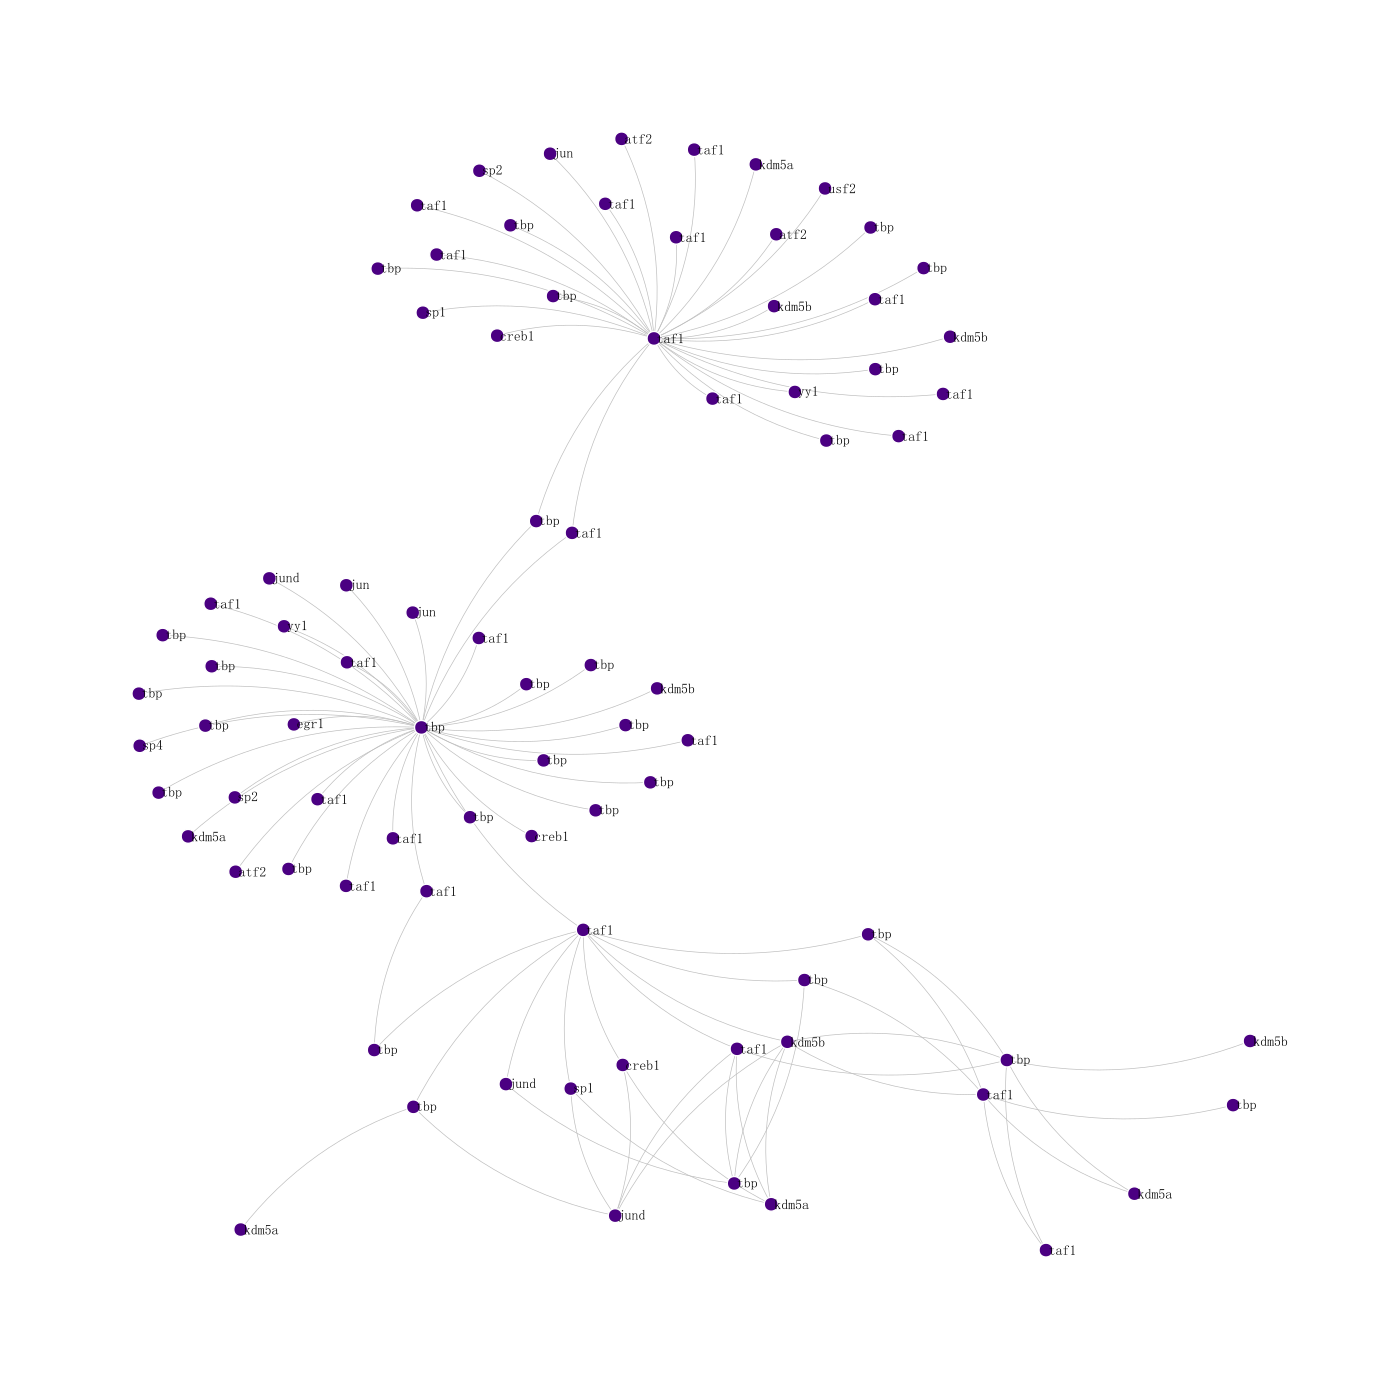

Write Python code to recreate this figure.
import pandas as pd
import numpy as np
import matplotlib.pyplot as plt
import matplotlib as mpl
# import torch as th
import igraph as ig
import networkx as nx

# import nxviz as nv
# Read the data
network_path = 'hesc2/result_all_tfs.txt'
network = pd.read_csv(network_path, sep=',', header=None)
network.columns = ['tf', 'target', 'score']
network = network.iloc[:100, :]
# network['direction'] = ['undirected' for i in range(len(network))]

# table = network.iloc[:200,:]
# table.to_excel('hesc2/result_all_tfs_200.xlsx', index=False)
# print(table)
# print(table['weight'].max(), table['weight'].min())
# exit()


# Create a undirected graph
g = ig.Graph.TupleList(network.itertuples(index=False), directed=False, weights=True)
g.vs["label"] = g.vs["name"]
fig, ax = plt.subplots(figsize=(20, 20), dpi=300)

ig.plot(
    g,
    ax,
    layout=g.layout("kk"),
    vertex_size=65,
    vertex_label_size=20,
    vertex_label=g.vs["name"],
    autocurve=True,
    # scale=100,
    #     vertex_label_size=10,
    #     edge_arrow_size=0.5,
    #     edge_width=0.5,
    #     edge_curved=0.2,
    #     edge_color="gray",
)
plt.show()
